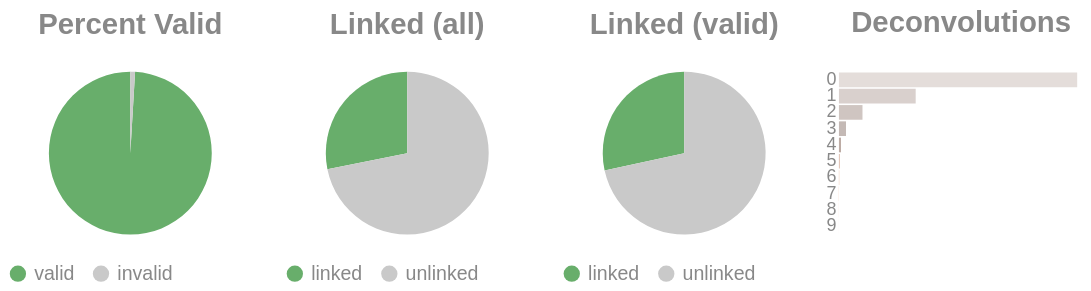

Source (notebook cell):
### Code cell
if SKIPLR:
    pass
else:
    clash = Counter()
    for i in valids['molecule'].to_list():
        _mol = i.split("-")
        if len(_mol) == 1:
            clash.update('0')
        else:
            clash.update(_mol[-1])

    _d = {"deconvolutions": [], 'count': []}
    for k,v in clash.items():
        _d['deconvolutions'].append(k)
        _d['count'].append(v)

    tot_valid = valids['reads'].sum()
    mask = valids['reads'] >= 2
    n_linked_reads = valids.filter(mask)['reads'].sum()
    if n_linked_reads == 0:
        print_html("No linked molecules (>=2 reads) were detected; skipping linked-only distributions.")
        SKIPLR = True
    else:
        perc_valid = round(tot_valid / n_reads, 4)
        linked_perc_abs = round(n_linked_reads / n_reads, 4)
        linked_perc = round(n_linked_reads / tot_valid, 4)

    _valid = pl.DataFrame({"valids": ['valid', 'invalid'], "count": [tot_valid, n_reads - tot_valid]})
    _linked_abs = pl.DataFrame({"linked (absolute)": ['linked', 'unlinked'], "count": [n_linked_reads, n_reads - n_linked_reads]})
    _linked_rel = pl.DataFrame({"linked (valids)": ['linked', 'unlinked'], "count": [n_linked_reads, tot_valid - n_linked_reads]})

    (
        alt.hconcat(
            piechart(_valid, goodval = 'valid', title = "Percent Valid"),
            piechart(_linked_abs, goodval = "linked", title =  "Linked (all)"),
            piechart(_linked_rel, goodval = "linked", title =  "Linked (valid)"),
            convolutionbar(pl.DataFrame(_d), title = "Deconvolutions"),
            center = True,
            bounds = 'flush'
        )
        .resolve_scale(color='independent')
        .resolve_legend('independent')
        .properties(usermeta={'embedOptions': {"actions": False}})
    ).display()

### Figure 1 — Vega-Lite specification as saved in the notebook (floating-point values rounded to 4 significant figures)
{"width": "container", "height": 400, "config": {"title": {"anchor": "start", "dy": -15, "fontSize": 18, "color": "#888888", "subtitleColor": "#888888", "subtitleFontSize": 14}, "arc": {"fill": "#0072B2"}, "axis": {"domainColor": "#888888", "domainWidth": 0.5, "gridWidth": 0.2, "grid": false, "titleFontWeight": 400, "titleFontSize": 15, "labelFontSize": 11, "labelColor": "#888888", "tickColor": "#888888", "tickWidth": 0.2, "titleColor": "#888888"}, "axisBand": {"grid": false}, "axisX": {"grid": true, "tickSize": 10, "domainCap": "round"}, "axisY": {"domain": false, "grid": true, "tickSize": 0, "domainCap": "round"}, "background": "transparent", "header": {"labelFontSize": 15, "labelColor": "#888888", "titleFontSize": 15, "titleFontWeight": 600, "titleColor": "#888888"}, "legend": {"labelFont": "sans-serif", "labelFontSize": 12, "labelColor": "#888888", "symbolSize": 100, "symbolType": "circle", "titleFontSize": 12, "titlePadding": 10, "titleColor": "#888888", "title": null}, "range": {"category": ["#E69F00", "#56B4E9", "#009E73", "#F0E442", "#0072B2", "#D55E00", "#CC79A7", "#000000"], "diverging": ["#cfe8f3", "#a2d4ec", "#73bfe2", "#46abdb", "#1696d2", "#12719e"]}, "area": {"fill": "#0072B2", "fillOpacity": 0.7, "line": true, "strokeOpacity": 0.7}, "line": {"color": "#0072B2", "stroke": "#0072B2", "strokeWidth": 2}, "trail": {"color": "#0072B2", "stroke": "#0072B2", "strokeWidth": 0, "size": 1}, "point": {"filled": true, "fillOpacity": 1.0, "size": 95}, "text": {"color": "#888888", "fontSize": 11, "align": "right", "fontWeight": 400, "size": 11}, "bar": {"fill": "#0072B2", "stroke": null}, "view": {"stroke": null, "continuousWidth": 660, "continuousHeight": 400}}, "hconcat": [{"data": {"name": "data-9a574f2ba67ea314d7293fd92b0671b5"}, "mark": {"type": "arc"}, "encoding": {"color": {"field": "valids", "legend": {"orient": "bottom", "title": null}, "scale": {"domain": ["valid", "invalid"], "range": ["#68ae6b", "#C9C9C9"]}, "title": "Valids", "type": "nominal"}, "theta": {"field": "count", "type": "quantitative"}, "tooltip": [{"field": "valids", "title": "Valids", "type": "ordinal"}, {"field": "percent", "format": ".2%", "title": "Percent", "type": "quantitative"}, {"field": "count", "title": "Count", "type": "quantitative"}]}, "height": 100, "title": {"text": "Percent Valid", "align": "center", "anchor": "middle"}, "transform": [{"calculate": "datum.count / 2270712", "as": "percent"}], "width": 150}, {"data": {"name": "data-334ccd3180dcd6d036878bda3da983e2"}, "mark": {"type": "arc"}, "encoding": {"color": {"field": "linked (absolute)", "legend": {"orient": "bottom", "title": null}, "scale": {"domain": ["linked", "unlinked"], "range": ["#68ae6b", "#C9C9C9"]}, "title": "Linked (Absolute)", "type": "nominal"}, "theta": {"field": "count", "type": "quantitative"}, "tooltip": [{"field": "linked (absolute)", "title": "Linked (Absolute)", "type": "ordinal"}, {"field": "percent", "format": ".2%", "title": "Percent", "type": "quantitative"}, {"field": "count", "title": "Count", "type": "quantitative"}]}, "height": 100, "title": {"text": "Linked (all)", "align": "center", "anchor": "middle"}, "transform": [{"calculate": "datum.count / 2270712", "as": "percent"}], "width": 150}, {"data": {"name": "data-53025a7db81cea43aa1ffb8300935b34"}, "mark": {"type": "arc"}, "encoding": {"color": {"field": "linked (valids)", "legend": {"orient": "bottom", "title": null}, "scale": {"domain": ["linked", "unlinked"], "range": ["#68ae6b", "#C9C9C9"]}, "title": "Linked (Valids)", "type": "nominal"}, "theta": {"field": "count", "type": "quantitative"}, "tooltip": [{"field": "linked (valids)", "title": "Linked (Valids)", "type": "ordinal"}, {"field": "percent", "format": ".2%", "title": "Percent", "type": "quantitative"}, {"field": "count", "title": "Count", "type": "quantitative"}]}, "height": 100, "title": {"text": "Linked (valid)", "align": "center", "anchor": "middle"}, "transform": [{"calculate": "datum.count / 2249516", "as": "percent"}], "width": 150}, {"data": {"name": "data-e324d02a3230617aec828eab8e8c2563"}, "mark": {"type": "bar"}, "encoding": {"color": {"field": "deconvolutions", "legend": null, "scale": {"scheme": "lightgreyred"}, "type": "nominal"}, "tooltip": [{"field": "deconvolutions", "title": "Deconvolutions", "type": "ordinal"}, {"field": "percent", "format": ".2%", "title": "Percent", "type": "quantitative"}, {"field": "count", "title": "Count", "type": "quantitative"}], "x": {"axis": null, "field": "count", "type": "quantitative"}, "y": {"field": "deconvolutions", "sort": "ascending", "title": null, "type": "nominal"}}, "height": 100, "title": {"text": "Deconvolutions", "align": "center", "anchor": "middle"}, "transform": [{"calculate": "datum.count / 1854734", "as": "percent"}], "width": 150}], "bounds": "flush", "center": true, "resolve": {"legend": {"angle": "independent"}, "scale": {"color": "independent"}}, "usermeta": {"embedOptions": {"actions": false}}, "$schema": "https://vega.github.io/schema/vega-lite/v6.4.1.json", "datasets": {"data-9a574f2ba67ea314d7293fd92b0671b5": [{"valids": "valid", "count": 2249516}, {"valids": "invalid", "count": 21196}], "data-334ccd3180dcd6d036878bda3da983e2": [{"linked (absolute)": "linked", "count": 639387}, {"linked (absolute)": "unlinked", "count": 1631325}], "data-53025a7db81cea43aa1ffb8300935b34": [{"linked (valids)": "linked", "count": 639387}, {"linked (valids)": "unlinked", "count": 1610129}], "data-e324d02a3230617aec828eab8e8c2563": [{"deconvolutions": "0", "count": 1267571}, {"deconvolutions": "1", "count": 408288}, {"deconvolutions": "2", "count": 125300}, {"deconvolutions": "3", "count": 37658}, {"deconvolutions": "4", "count": 11101}, {"deconvolutions": "5", "count": 3259}, {"deconvolutions": "6", "count": 1015}, {"deconvolutions": "7", "count": 352}, {"deconvolutions": "8", "count": 139}, {"deconvolutions": "9", "count": 51}]}}
